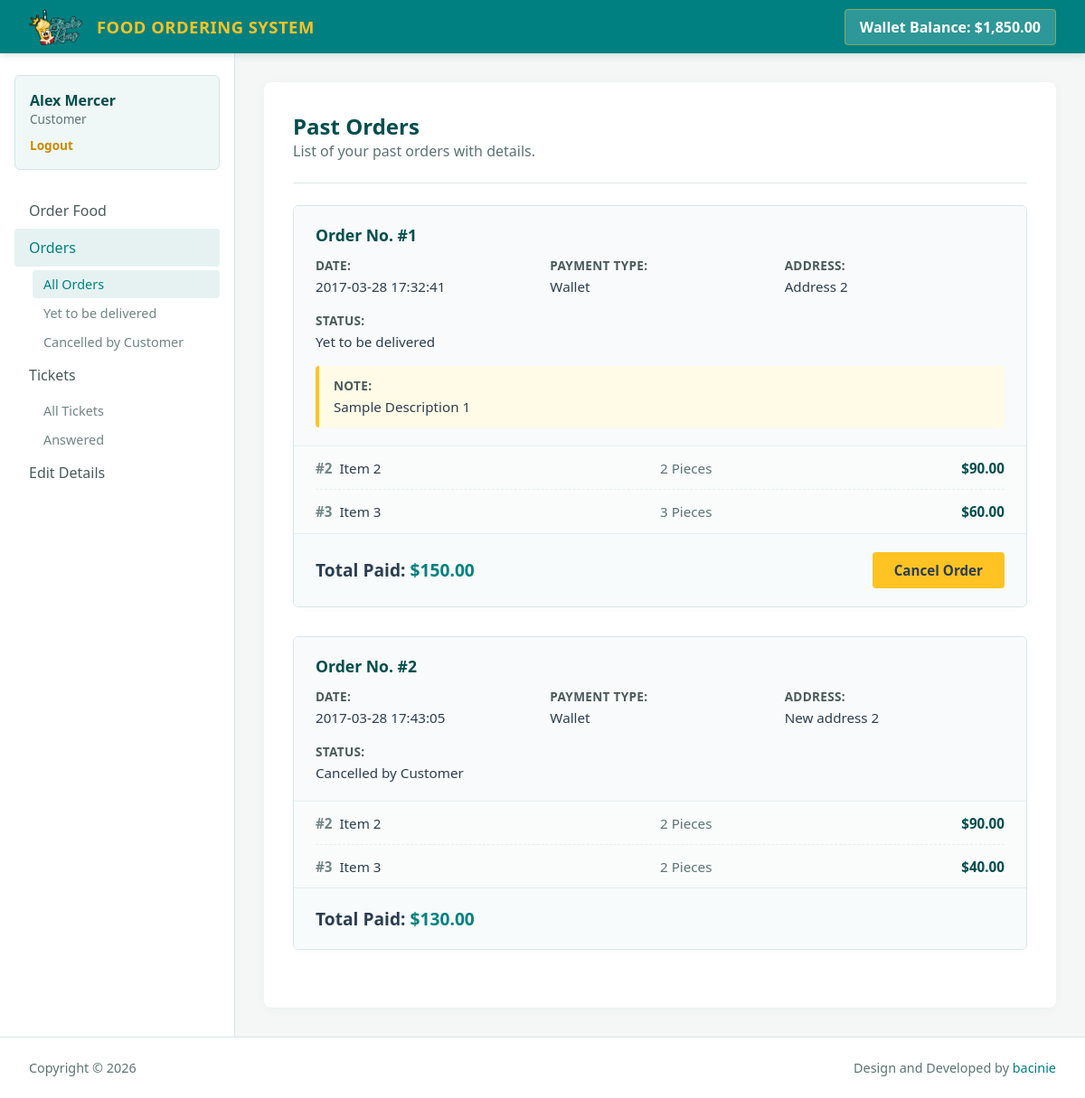
Page /orders.php (signed in) on the committed database.
### tables this page shows
CREATE TABLE `wallet_details` (
  `id` int(11) NOT NULL,
  `wallet_id` int(11) NOT NULL,
  `number` varchar(16) NOT NULL,
  `cvv` int(3) NOT NULL,
  `balance` int(11) NOT NULL DEFAULT '2000'
);

CREATE TABLE `orders` (
  `id` int(11) NOT NULL,
  `customer_id` int(11) NOT NULL,
  `address` varchar(300) NOT NULL,
  `description` varchar(300) NOT NULL,
  `date` datetime NOT NULL DEFAULT CURRENT_TIMESTAMP,
  `payment_type` varchar(16) NOT NULL DEFAULT 'Wallet',
  `total` int(11) NOT NULL,
  `status` varchar(25) NOT NULL DEFAULT 'Yet to be delivered',
  `deleted` tinyint(4) NOT NULL DEFAULT '0'
);

CREATE TABLE `order_details` (
  `id` int(11) NOT NULL,
  `order_id` int(11) NOT NULL,
  `item_id` int(11) NOT NULL,
  `quantity` int(11) NOT NULL,
  `price` int(11) NOT NULL
);

CREATE TABLE `items` (
  `id` int(11) NOT NULL,
  `name` varchar(20) NOT NULL,
  `price` int(11) NOT NULL,
  `deleted` tinyint(4) NOT NULL DEFAULT '0'
);

### includes/wallet.php (called while the page is built)
<?php
$user_id=$_SESSION['user_id'];
$sql = mysqli_query($con, "SELECT * FROM wallet where customer_id = $user_id");
while($row1 = mysqli_fetch_array($sql)){
$wallet_id = $row1['id'];
}
$sql = mysqli_query($con, "SELECT * FROM wallet_details where wallet_id = $wallet_id");
while($row1 = mysqli_fetch_array($sql)){
$balance = $row1['balance'];
}
?>

### includes/connect.php (called while the page is built, shortened)
<?php
$name = $_SESSION['name'];
$role = $_SESSION['role'];
?>

### orders.php (the view, shortened to what this page needs)
<?php
include 'includes/connect.php';
include 'includes/wallet.php';
    if($_SESSION['customer_sid']==session_id())
    {
        ?>
<!DOCTYPE html>
<html lang="en">
<head>
  <link rel="stylesheet" type="text/css" href="css/style.css">
</head>
<body class="customer-theme">
  <header id="header">
    <div class="nav-wrapper">
      <div class="header-brand-group">
        <a href="index.php">
          <img src="images/SKLogo.png" alt="Logo" class="header-logo-img">
        </a>
        <span class="logo-text">FOOD ORDERING SYSTEM</span>
      </div>
      <div>
        <span class="balance-box">Wallet Balance: $<?php echo number_format($balance, 2);?></span>
      </div>
    </div>
  </header>
  <div class="dashboard-grid" id="main">
    <aside id="left-sidebar-nav">
      <div class="user-details">
        <span class="profile-name"><?php echo htmlspecialchars($name);?></span>
        <p class="user-role"><?php echo htmlspecialchars($role);?></p>
        <a href="routers/logout.php" class="logout-link">Logout</a>
      </div>
      <ul class="side-nav-links">
        <li>
          <a href="index.php">Order Food</a>
        </li>
        <li class="active">
          <a href="orders.php">Orders</a>
          <ul>
            <li class="<?php if(!isset($_GET['status'])){ echo 'active'; } ?>">
              <a href="orders.php">All Orders</a>
            </li>
            <?php
              $sql = mysqli_query($con, "SELECT DISTINCT status FROM orders WHERE customer_id = $user_id;");
              while($row = mysqli_fetch_array($sql)){
                $is_active = (isset($_GET['status']) && $_GET['status'] == $row['status']) ? 'active' : '';
                echo '<li class="'.$is_active.'"><a href="orders.php?status='.urlencode($row['status']).'">'.htmlspecialchars($row['status']).'</a></li>';
              }
            ?>
          </ul>
        </li>
        <li>
          <a href="tickets.php">Tickets</a>
          <ul>
            <li><a href="tickets.php">All Tickets</a></li>
            <?php
              $sql = mysqli_query($con, "SELECT DISTINCT status FROM tickets WHERE poster_id = $user_id AND not deleted;");
              while($row = mysqli_fetch_array($sql)){
                echo '<li><a href="tickets.php?status='.urlencode($row['status']).'">'.htmlspecialchars($row['status']).'</a></li>';
              }
            ?>
          </ul>
        </li>
        <li>
          <a href="details.php">Edit Details</a>
        </li>
      </ul>
    </aside>
    <main id="content">
      <div class="content-card">
        <h5 class="breadcrumbs-title">Past Orders</h5>
        <p class="caption">List of your past orders with details.</p>
        <div class="divider"></div>
        <?php
          if(isset($_GET['status'])){
            $status_filter = mysqli_real_escape_string($con, $_GET['status']);
          } else {
            $status_filter = '%';
          }
          $sql = mysqli_query($con, "SELECT * FROM orders WHERE customer_id = $user_id AND status LIKE '$status_filter';");
          while($row = mysqli_fetch_array($sql))
          {
            $status = $row['status'];
            $order_id = $row['id'];
        ?>
            <div class="order-group-card">
              <div class="order-group-header">
                <h4>Order No. #<?php echo $order_id; ?></h4>
                <div class="order-meta-grid">
                  <div><strong>Date:</strong> <?php echo htmlspecialchars($row['date']); ?></div>
                  <div><strong>Payment Type:</strong> <?php echo htmlspecialchars($row['payment_type']); ?></div>
                  <div><strong>Address:</strong> <?php echo htmlspecialchars($row['address']); ?></div>
                  <div>
                    <strong>Status:</strong>
                    <?php
                      if($status == 'Paused') {
                        echo 'Paused <span class="status-info-help" title="Please contact administrator for further details.">?</span>';
                      } else {
                        echo htmlspecialchars($status);
                      }
                    ?>
                  </div>
                  <?php if(!empty($row['description'])): ?>
                    <div style="grid-column: 1 / -1;" class="grid-span-full">
                      <strong>Note:</strong> <?php echo htmlspecialchars($row['description']); ?>
                    </div>
                  <?php endif; ?>
                </div>
              </div>
              <div class="order-items-list">
                <?php
                  $sql1 = mysqli_query($con, "SELECT * FROM order_details WHERE order_id = $order_id;");
                  while($row1 = mysqli_fetch_array($sql1))
                  {
                    $item_id = $row1['item_id'];
                    $sql2 = mysqli_query($con, "SELECT * FROM items WHERE id = $item_id;");
                    $item_name = "Unknown Item";
                    while($row2 = mysqli_fetch_array($sql2)){
                      $item_name = $row2['name'];
                    }
                ?>
                    <div class="order-item-row">
                      <div><span style="color: #708585; font-weight: 600; margin-right: 4px;">#<?php echo $row1['item_id']; ?></span> <?php echo htmlspecialchars($item_name); ?></div>
                      <div style="color: #5c7373; font-weight: 500;"><?php echo $row1['quantity']; ?> Pieces</div>
                      <div style="text-align: right; color: #004d4d; font-weight: 600;">$<?php echo number_format($row1['price'], 2); ?></div>
                    </div>
                <?php
                  }
                ?>
              </div>
              <div class="order-summary-row">
                <div class="order-total-label">
                  Total Paid: <span style="color: #008080;">$<?php echo number_format($row['total'], 2); ?></span>
                </div>
                <?php if(!preg_match('/^Cancelled/', $status) && $status != 'Delivered'): ?>
                  <form action="routers/cancel-order.php" method="post" style="margin: 0;">
                    <button class="btn btn-danger" type="submit" name="action">Cancel Order</button>
                  </form>
                <?php endif; ?>
              </div>
            </div>
        <?php
          }
        ?>
      </div>
    </main>
  </div>
  <footer>
    <div class="footer-content">
      <span>Copyright © 2026</span>
      <span>Design and Developed by <a href="https://www.linkedin.com/in/bacinie" target="_blank">bacinie</a></span>
    </div>
  </footer>
</body>
</html>
<?php
    }
?>

### css/style.css (style rules this page uses)
* { box-sizing: border-box; margin: 0; padding: 0; font-family: 'Segoe UI', Tahoma, Geneva, Verdana, sans-serif; }
body { background-color: #f4f7f6; color: #2c3e50; min-height: 100vh; }
a { color: #008080; text-decoration: none; transition: color 0.2s ease; }
.btn { padding: 0.65rem 1.5rem; background-color: #008080; color: #ffffff; border: none; border-radius: 4px; font-size: 0.95rem; font-weight: 600; cursor: pointer; text-align: center; display: inline-block; transition: background-color 0.2s ease, transform 0.1s ease; }
.btn-danger { background-color: #ffc324; color: #2c3e50; }
header { background-color: #008080; color: #ffffff; padding: 0.6rem 2rem; position: sticky; top: 0; z-index: 100; box-shadow: 0 2px 8px rgba(0, 64, 64, 0.15); }
.nav-wrapper { display: flex; justify-content: space-between; align-items: center; }
.header-brand-group { display: flex; align-items: center; gap: 16px; }
.header-logo-img { height: 40px; width: auto; max-width: 180px; display: block; object-fit: contain; }
.logo-text { font-size: 1.15rem; font-weight: 700; color: #ffc324; letter-spacing: 0.5px; text-transform: uppercase; }
.balance-box { background-color: rgba(255, 255, 255, 0.18); border: 1px solid rgba(255, 195, 36, 0.4); padding: 0.5rem 1rem; border-radius: 4px; font-weight: 600; }
.dashboard-grid { display: grid; grid-template-columns: 260px 1fr; min-height: calc(100vh - 60px); }
aside { background-color: #ffffff; border-right: 1px solid #d9e6e6; padding: 1.5rem 1rem; }
.user-details { background-color: #f0f7f7; padding: 1rem; border-radius: 6px; margin-bottom: 1.5rem; border: 1px solid #d2e6e6; }
.user-details .profile-name { font-weight: 600; display: block; color: #004d4d; }
.user-details .user-role { font-size: 0.85rem; color: #5c7373; margin-bottom: 0.5rem; }
.logout-link { font-size: 0.85rem; color: #c78b00; font-weight: 600; }
.side-nav-links { list-style: none; }
.side-nav-links a { display: block; padding: 0.6rem 1rem; color: #4a5a5a; border-radius: 4px; font-weight: 500; }
.side-nav-links a:hover, .side-nav-links li.active > a { background-color: #e6f2f2; color: #008080; }
.side-nav-links ul { list-style: none; padding-left: 1.25rem; margin-top: 0.25rem; }
.side-nav-links ul a { padding: 0.4rem 0.75rem; font-size: 0.9rem; color: #708585; }
main { padding: 2rem; }
.breadcrumbs-title { font-size: 1.5rem; font-weight: 600; color: #004d4d; }
.caption { color: #5c7373; margin-bottom: 1.5rem; }
.divider { height: 1px; background-color: #d9e6e6; margin: 1.5rem 0; }
.content-card { background-color: #ffffff; padding: 2rem; border-radius: 8px; box-shadow: 0 2px 12px rgba(0, 80, 80, 0.04); }
footer { background-color: #ffffff; border-top: 1px solid #d9e6e6; padding: 1.5rem 2rem; font-size: 0.9rem; color: #5c7373; }
.footer-content { display: flex; justify-content: space-between; }
.grid-span-full { grid-column: 1 / -1; background-color: #fffbe6; padding: 0.75rem 1rem; border-left: 4px solid #ffc324; border-radius: 4px; }
.order-group-card { background-color: #ffffff; border: 1px solid #d9e6e6; border-radius: 6px; margin-bottom: 2rem; overflow: hidden; box-shadow: 0 2px 6px rgba(0, 80, 80, 0.02); }
.order-group-header { background-color: #f8fafb; padding: 1.25rem 1.5rem; border-bottom: 1px solid #e6eeee; }
.order-group-header h4 { font-size: 1.1rem; font-weight: 700; color: #004d4d; margin-bottom: 0.75rem; }
.order-meta-grid { display: grid; grid-template-columns: repeat(auto-fit, minmax(200px, 1fr)); gap: 1rem; font-size: 0.95rem; }
.order-meta-grid strong { display: block; color: #4a5a5a; margin-bottom: 0.25rem; font-size: 0.85rem; text-transform: uppercase; letter-spacing: 0.3px; }
.order-meta-grid div { color: #2c3e50; line-height: 1.4; }
.order-items-list { background-color: #fafcfc; padding: 0 1.5rem; }
.order-item-row { display: grid; grid-template-columns: 2fr 1fr 1fr; padding: 0.85rem 0; font-size: 0.95rem; border-bottom: 1px dashed #e6eeee; align-items: center; }
.order-item-row:last-child { border-bottom: none; }
.order-summary-row { background-color: #f7fbfb; border-top: 1px solid #e6eeee; padding: 1.25rem 1.5rem; display: flex; justify-content: space-between; align-items: center; flex-wrap: wrap; gap: 1rem; }
.order-total-label { font-size: 1.2rem; font-weight: 700; color: #2c3e50; }

### rows in the picture
wallet_details: balance "1,850.00"
orders: id "1", date "2017-03-28 17:32:41", payment_type "Wallet", address "Address 2", status "Yet to be delivered", description "Sample Description 1", total "150.00"
order_details: item "2", item.name "Item 2", quantity "2", price "90.00"
order_details: item "3", item.name "Item 3", quantity "3", price "60.00"
orders: id "2", date "2017-03-28 17:43:05", payment_type "Wallet", address "New address 2", status "Cancelled by Customer", total "130.00"
order_details: item "2", item.name "Item 2", quantity "2", price "90.00"
order_details: item "3", item.name "Item 3", quantity "2", price "40.00"

### other values in the picture
$name "Alex Mercer"
$role "Customer"
$row['status'] "Yet to be delivered"
$row['status'] "Cancelled by Customer"
$row['status'] "Answered"
